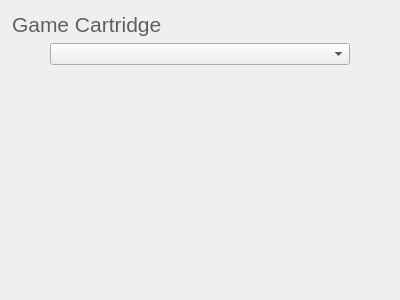
<?xml version="1.0" encoding="UTF-8"?>
<ui version="4.0">
 <class>CartridgeWidget</class>
 <widget class="QWidget" name="CartridgeWidget">
  <property name="geometry">
   <rect>
    <x>0</x>
    <y>0</y>
    <width>400</width>
    <height>300</height>
   </rect>
  </property>
  <property name="windowTitle">
   <string>Form</string>
  </property>
  <layout class="QVBoxLayout" name="verticalLayout" stretch="0,0,1">
   <property name="leftMargin">
    <number>12</number>
   </property>
   <property name="topMargin">
    <number>12</number>
   </property>
   <property name="rightMargin">
    <number>12</number>
   </property>
   <property name="bottomMargin">
    <number>12</number>
   </property>
   <item>
    <widget class="QLabel" name="cartridgeNameLabel">
     <property name="sizePolicy">
      <sizepolicy hsizetype="Expanding" vsizetype="Expanding">
       <horstretch>0</horstretch>
       <verstretch>0</verstretch>
      </sizepolicy>
     </property>
     <property name="font">
      <font>
       <pointsize>16</pointsize>
      </font>
     </property>
     <property name="styleSheet">
      <string notr="true">color: rgb(96, 96, 96);</string>
     </property>
     <property name="text">
      <string>Game Cartridge</string>
     </property>
     <property name="alignment">
      <set>Qt::AlignLeading|Qt::AlignLeft|Qt::AlignTop</set>
     </property>
    </widget>
   </item>
   <item>
    <layout class="QHBoxLayout" name="slotsComboBoxHorizontalLayout" stretch="0,1,0">
     <property name="spacing">
      <number>0</number>
     </property>
     <property name="leftMargin">
      <number>0</number>
     </property>
     <property name="topMargin">
      <number>0</number>
     </property>
     <property name="rightMargin">
      <number>0</number>
     </property>
     <property name="bottomMargin">
      <number>0</number>
     </property>
     <item>
      <spacer name="slotsComboBoxLeftHorizontalSpacer">
       <property name="orientation">
        <enum>Qt::Horizontal</enum>
       </property>
       <property name="sizeHint" stdset="0">
        <size>
         <width>0</width>
         <height>0</height>
        </size>
       </property>
      </spacer>
     </item>
     <item>
      <widget class="QComboBox" name="slotsComboBox">
       <property name="maximumSize">
        <size>
         <width>300</width>
         <height>16777215</height>
        </size>
       </property>
      </widget>
     </item>
     <item>
      <spacer name="slotsComboBoxRightHorizontalSpacer">
       <property name="orientation">
        <enum>Qt::Horizontal</enum>
       </property>
       <property name="sizeHint" stdset="0">
        <size>
         <width>0</width>
         <height>0</height>
        </size>
       </property>
      </spacer>
     </item>
    </layout>
   </item>
   <item>
    <widget class="QWidget" name="defaultWidget" native="true"/>
   </item>
  </layout>
 </widget>
 <resources/>
 <connections/>
</ui>
